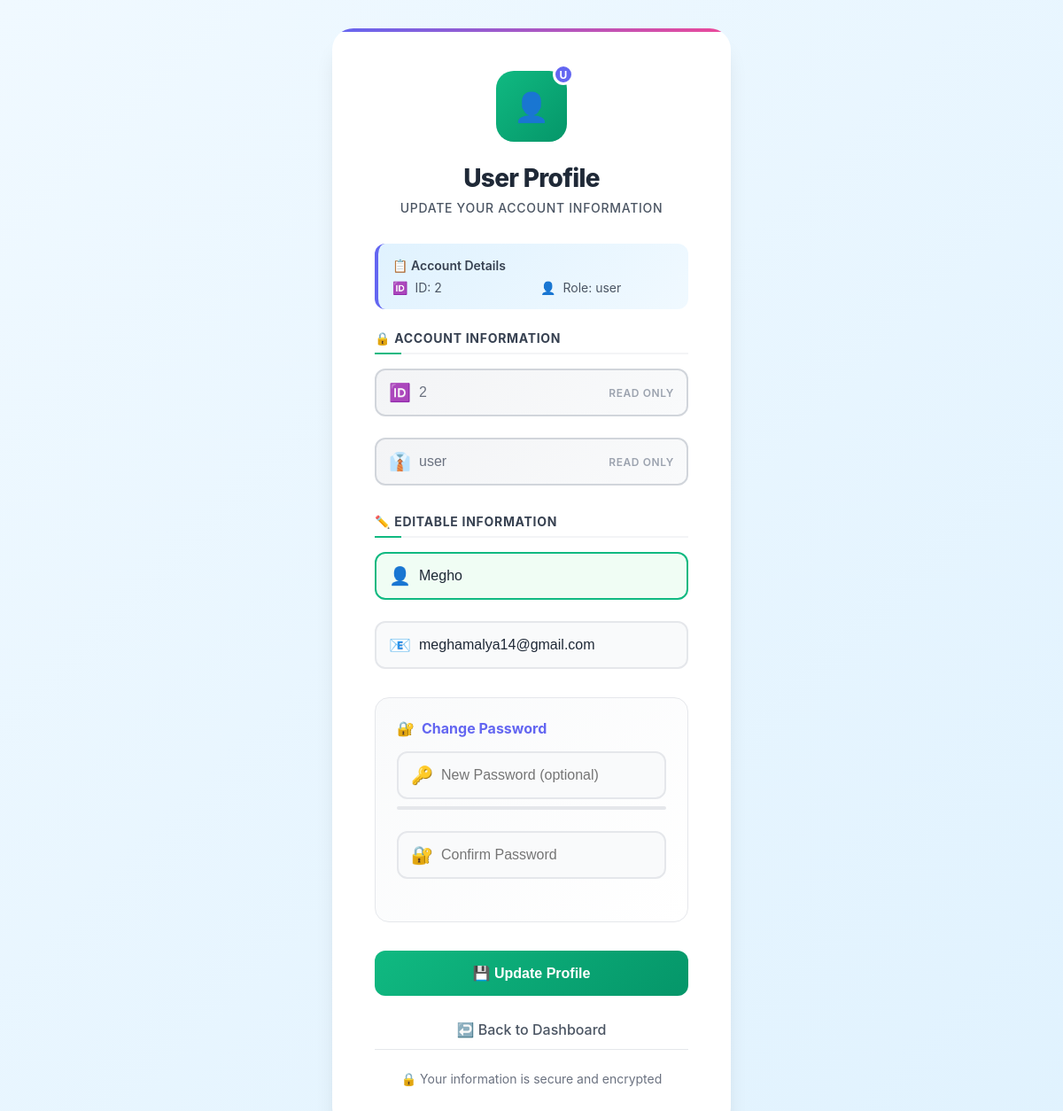
Screenshot of /edit_profile_user (signed in) with the database file from the repository.
### models/models.py (models this page shows, shortened)
class User(db.Model):
    __tablename__ = 'users'
    id = db.Column(db.Integer, primary_key=True)
    email = db.Column(db.String(100), unique=True, nullable=False)
    password = db.Column(db.String(255), nullable=False)
    fullname = db.Column(db.String(100), nullable=False)
    address = db.Column(db.Text, nullable=False)
    pincode = db.Column(db.String(10), nullable=False)
    role = db.Column(db.String(20), default='user', nullable=False)
    created_at = db.Column(db.DateTime, nullable=True, default=datetime.utcnow)
    updated_at = db.Column(db.DateTime, nullable=True, default=datetime.utcnow, onupdate=datetime.utcnow)

### app.py (the view, shortened to what this page needs)
@app.route('/edit_profile_user', methods=['GET', 'POST'])
@user_required
def edit_profile_user():
    try:
        user = User.query.get_or_404(session['user_id'])
        error_message = None
        return render_template('edit_profile_user.html', user=user, error_message=error_message)
    except SQLAlchemyError as e:
        flash("Error accessing profile", "danger")
        return redirect(url_for('user_dashboard'))

### app.py (called while the page is built)
def user_required(f):
    @wraps(f)
    def decorated_function(*args, **kwargs):
        if 'user_id' not in session:
            flash("Please log in to access this page", "warning")
            return redirect(url_for('login'))
        if session.get('role') != 'user':
            flash("Unauthorized access", "danger")
            return redirect(url_for('login'))
        return f(*args, **kwargs)
    return decorated_function

### templates/edit_profile_user.html (shortened to what this page needs)
<!DOCTYPE html>
<html>
<head>
</head>
<body>
<div class="profile-container">
  <div class="profile-header">
    <div class="profile-avatar">
      <div class="user-badge"></div>
    </div>
    <h2>User Profile</h2>
    <p class="profile-subtitle">Update your account information</p>
  </div>
  <div class="account-info">
    <div class="account-info-title">📋 Account Details</div>
    <div class="account-info-grid">
      <div class="info-item">
        <span>🆔</span>
        <span>ID: {{ user.id }}</span>
      </div>
      <div class="info-item">
        <span>👤</span>
        <span>Role: {{ user.role }}</span>
      </div>
    </div>
  </div>
  <form method="POST" id="profileForm">
    <div class="form-section">
      <div class="section-title">🔒 Account Information</div>
      <div class="input-group">
        <div class="input-wrapper">
          <input type="text" name="user_id" value="{{ user.id }}" readonly
                 class="readonly-field" placeholder="User ID">
          <div class="input-icon">🆔</div>
          <div class="readonly-label">Read Only</div>
        </div>
      </div>
      <div class="input-group">
        <div class="input-wrapper">
          <input type="text" name="role" value="{{ user.role }}" readonly
                 class="readonly-field" placeholder="Role">
          <div class="input-icon">👔</div>
          <div class="readonly-label">Read Only</div>
        </div>
      </div>
    </div>
    <div class="form-section">
      <div class="section-title">✏️ Editable Information</div>
      <div class="input-group">
        <div class="input-wrapper">
          <input type="text" name="name" value="{{ user.fullname }}" required
                 placeholder="Full Name" id="nameInput">
          <div class="input-icon">👤</div>
        </div>
      </div>
      <div class="input-group">
        <div class="input-wrapper">
          <input type="email" name="email" value="{{ user.email }}" required
                 placeholder="Email Address" id="emailInput">
          <div class="input-icon">📧</div>
        </div>
      </div>
    </div>
    <div class="password-section">
      <h3>Change Password</h3>
      <div class="input-group">
        <div class="input-wrapper">
          <input type="password" name="new_password" placeholder="New Password (optional)"
                 id="newPasswordInput">
          <div class="input-icon">🔑</div>
        </div>
        <div class="strength-meter">
        </div>
      </div>
      <div class="input-group">
        <div class="input-wrapper">
          <input type="password" name="confirm_password" placeholder="Confirm Password"
                 id="confirmPasswordInput">
          <div class="input-icon">🔐</div>
        </div>
      </div>
    </div>
    <button type="submit" class="btn" id="updateBtn">
      <span class="btn-text">💾 Update Profile</span>
    </button>
    <a href="{{ url_for('user_dashboard') }}" class="cancel-link">↩️ Back to Dashboard</a>
  </form>
  <div class="form-footer">
    <p>🔒 Your information is secure and encrypted</p>
  </div>
</div>
</body>
</html>

### rows the page displays
User: id "2", role "user", user_id "2", name "Megho", email "meghamalya14@gmail.com"
